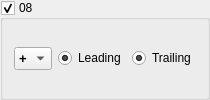
          <widget class="QGroupBox" name="channelGroupBox_08">
           <property name="minimumSize">
            <size>
             <width>0</width>
             <height>30</height>
            </size>
           </property>
           <property name="toolTip">
            <string>Enable Channel 08</string>
           </property>
           <property name="title">
            <string>08</string>
           </property>
           <property name="flat">
            <bool>false</bool>
           </property>
           <property name="checkable">
            <bool>true</bool>
           </property>
           <layout class="QHBoxLayout" name="horizontalLayout_16">
            <item>
             <widget class="QComboBox" name="PolarityComboBox08">
              <property name="font">
               <font>
                <pointsize>10</pointsize>
                <weight>75</weight>
                <bold>true</bold>
               </font>
              </property>
              <property name="toolTip">
               <string>Select channel input polarity</string>
              </property>
              <property name="frame">
               <bool>true</bool>
              </property>
              <item>
               <property name="text">
                <string>+</string>
               </property>
              </item>
              <item>
               <property name="text">
                <string>-</string>
               </property>
              </item>
             </widget>
            </item>
            <item>
             <widget class="QRadioButton" name="Channel_leading_radio_08">
              <property name="toolTip">
               <string>Enable TDC leading edge of channel</string>
              </property>
              <property name="text">
               <string>Leading</string>
              </property>
              <property name="checked">
               <bool>true</bool>
              </property>
              <property name="autoExclusive">
               <bool>false</bool>
              </property>
             </widget>
            </item>
            <item>
             <widget class="QRadioButton" name="Channel_trailing_radio_08">
              <property name="toolTip">
               <string>Enable TDC trailing edge of channel</string>
              </property>
              <property name="text">
               <string>Trailing</string>
              </property>
              <property name="checked">
               <bool>true</bool>
              </property>
              <property name="autoExclusive">
               <bool>false</bool>
              </property>
             </widget>
            </item>
           </layout>
          </widget>
